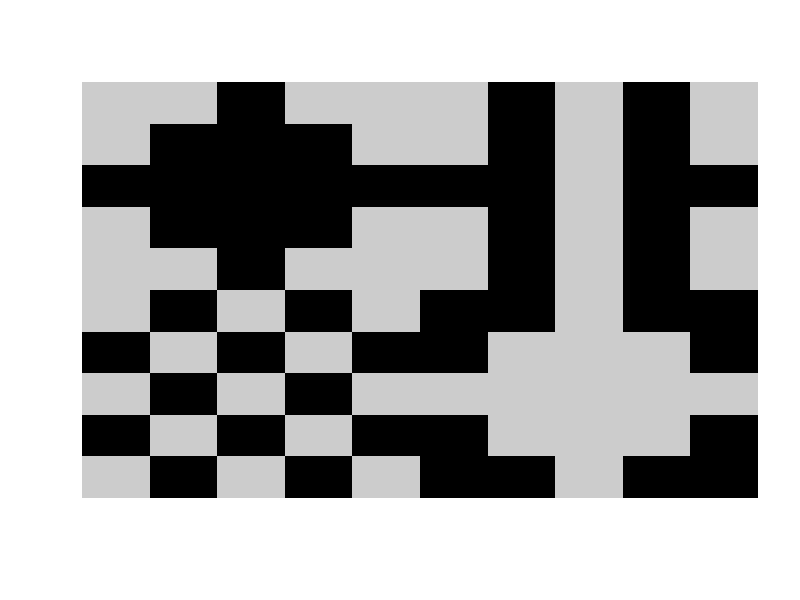
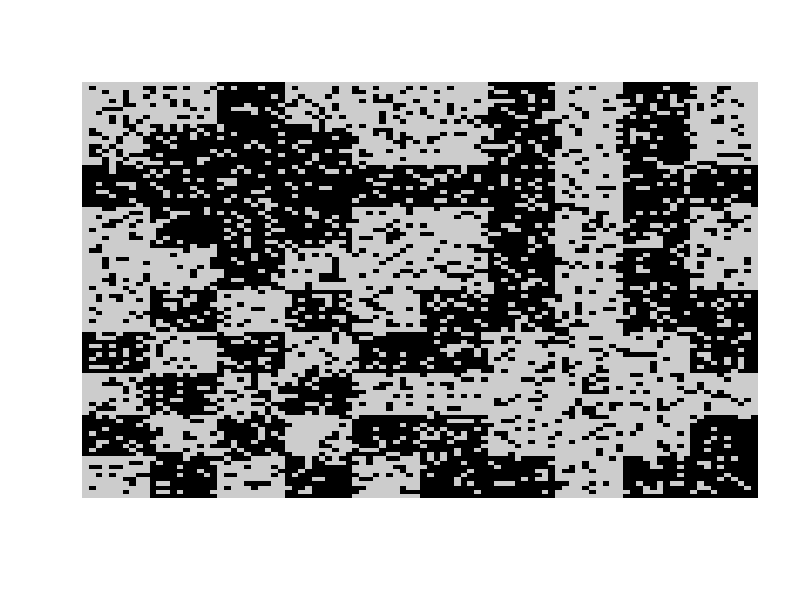
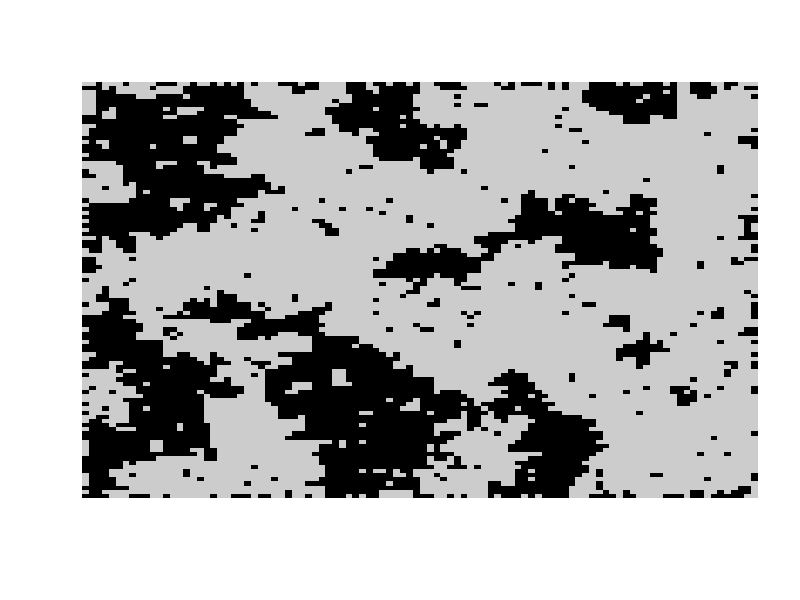
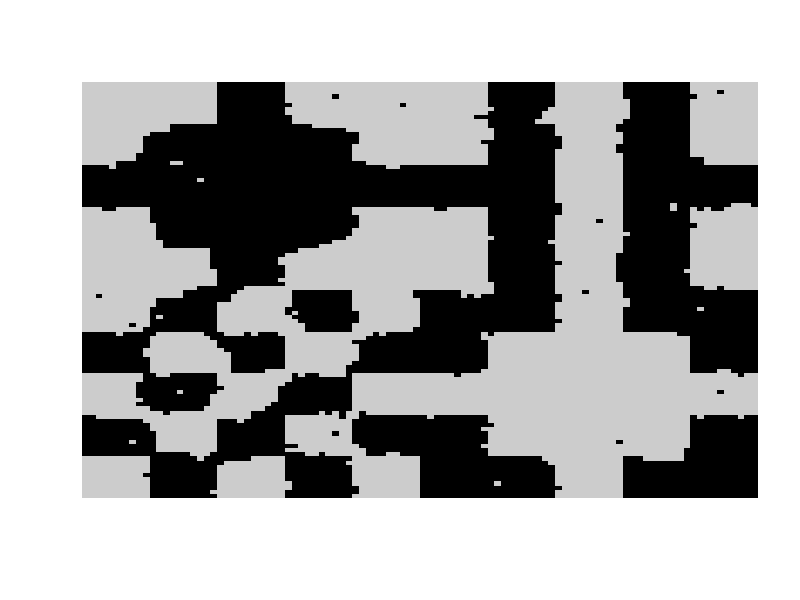

Source code (R) for these figures, in order:
temp <- (matrix(1,nrow=3,ncol=3) %x% matrix(c(2,1,1,2),2))[1:5,1:5]
M1 <- temp %x% matrix(1,nrow=10,ncol=10)
M2 <- matrix(2,nrow=50, ncol=50)
M2[21:30,1:10] <- M2[21:30,41:50] <- 1
M2[11:40,11:20] <- M2[11:40,31:40] <- 1
M2[1:50,21:30] <- 1
M3 <- matrix(2,nrow=50, ncol=50)
M3[11:20,] <- M3[31:40,] <- 1
M3[1:10,21:30] <- M3[41:50,21:30] <- 1
M4 <- 3 - M2
X.ori <- cbind(rbind(M1,M4),rbind(M2,M3))

image(X.ori, axes=FALSE, frame.plot=FALSE, col = grey(c(0, 0.8)))

p <- 0.2
set.seed(12345)
N <- dim(X.ori)[1]
Y <- X.ori
Y1 <- Y[2:(N-1),2:(N-1)]
i1 <- which(runif(((N-2)^2)) < p)
Y1[i1] <- 3-Y1[i1]
Y[2:(N-1),2:(N-1)] <- Y1

image(Y, axes=FALSE, frame.plot=FALSE, col=grey(c(0, 0.8)))


alpha <- 0.03
beta <- 1
nmcmc <- 50
N <- 100
set.seed(12345)
X <- matrix(runif(N^2)<0.5,N)+1
for (k in (1:nmcmc)) {
  for (i in sample(2:(N-1))) {
    for (j in sample(2:(N-1))) {
      Vij <- c(X[i-1,j], X[i+1,j], X[i,j-1], X[i,j+1])
      u1 <-   beta*sum(Vij!=1) + alpha
      u2 <-   beta*sum(Vij!=2) 
      p1 <- 1/(1+exp(-u2+u1))
      r <- runif(1)
      if (r < p1)
        X[i,j] <- 1
      else 
        X[i,j] <- 2
    }
  }
}
image(X, axes=FALSE, frame.plot=FALSE, col = grey(c(0, 0.8)))

alpha <- 0
beta <- 1.5
lambda <- log((1-p)/p)
nmcmc <- 50
set.seed(12345)
X <- Y
for (k in (1:nmcmc)) {
  for (i in sample(2:(N-1))) {
    for (j in sample(2:(N-1))) {
      Vij <- c(X[i-1,j], X[i+1,j], X[i,j-1], X[i,j+1])
      u1 <-   beta*sum(Vij!=1) + alpha + lambda*(Y[i,j]!=1)
      u2 <-   beta*sum(Vij!=2) + lambda*(Y[i,j]!=2)
      p1 <- 1/(1+exp(-u2+u1))
      r <- runif(1)
      if (r < p1)
        X[i,j] <- 1
      else 
        X[i,j] <- 2
    }
  }
}
image(X, axes=FALSE, frame.plot=FALSE, col = grey(c(0, 0.8)))